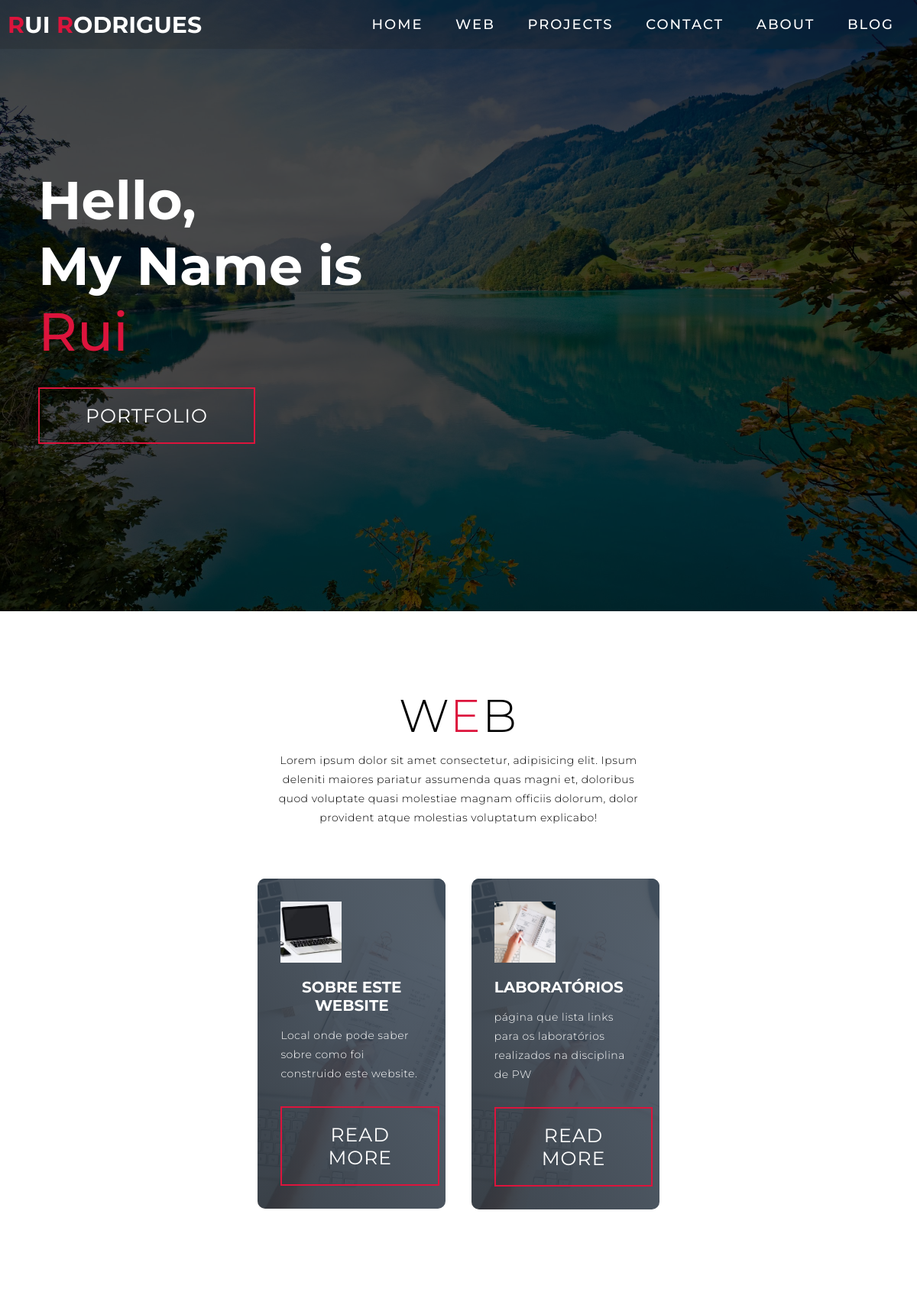
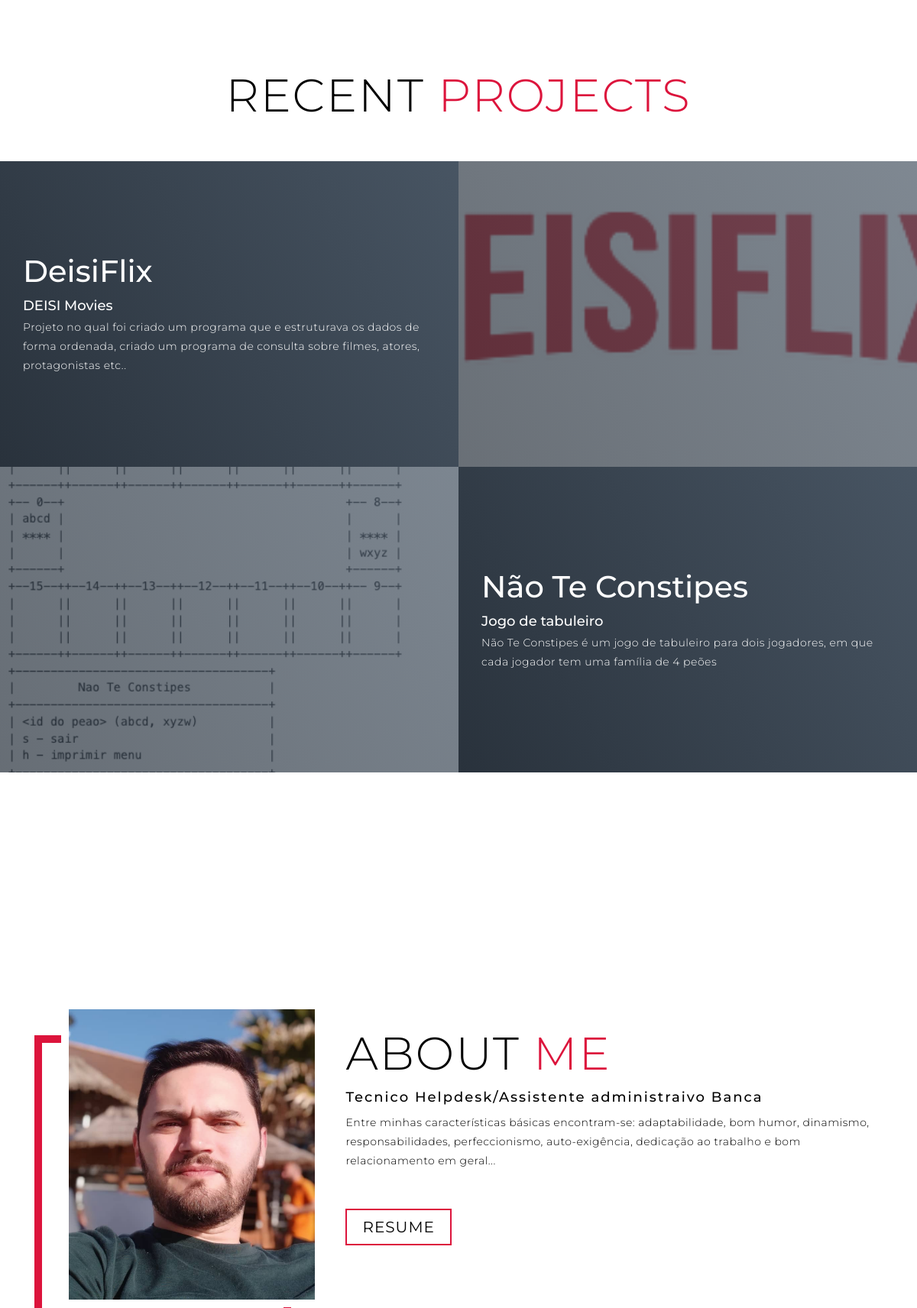
The page / (upper part) on the database its author committed (2 pictures, top to bottom).
### lab8/portfolio/models.py (models this page shows)
class Home_Web(models.Model):
    logo = models.ImageField(upload_to='image', null=True)
    titulo = models.CharField(max_length=20)
    texto = models.CharField(max_length=200)
    url = models.CharField(max_length=250)

class Home_projets(models.Model):
    titulo = models.CharField(max_length=20)
    subtitulo = models.CharField(max_length=20)
    texto = models.CharField(max_length=200)
    url = models.CharField(max_length=250)
    image = models.ImageField(upload_to='image', null=True)

### lab8/portfolio/views.py (the view)
# urls.py: path('', views.home_page_view, name='home'),
def home_page_view(request):
    context = {'home': Home_projets.objects.all(), 'home_web': Home_Web.objects.all()}
    return render(request, 'portfolio/home.html', context)

### Lab8/portfolio/templates/portfolio/home.html (shortened to what this page needs)
{% extends 'portfolio/layout.html' %}
{% block content %}
    <section id="hero">
        <div class="hero container">
            <div>
                <h1>Hello, </h1>
                <h1>My Name is </h1>
                <h1>Rui </h1>
                <a href="#projects" type="button" class="cta">Portfolio</a>
            </div>
        </div>
    </section>
    <section id="services">
        <div class="services container">
            <div class="service-top">
                <h1 class="section-title">W<span>e</span>b</h1>
                <p>Lorem ipsum dolor sit amet consectetur, adipisicing elit. Ipsum deleniti maiores pariatur assumenda
                    quas
                    magni et, doloribus quod voluptate quasi molestiae magnam officiis dolorum, dolor provident atque
                    molestias
                    voluptatum explicabo!</p>
            </div>
            <div class="service-bottom">
                {% for web_content in home_web %}
                    <div class="service-item">
                        {% load static %}
                        <div class="icon"><img src="{{ web_content.logo.url }}" alt=""/></div>
                        <h2>{{ web_content.titulo }} </h2>
                        <p>{{ web_content.texto }}</p>
                        <a href="{{ web_content.url }}" class="cta">read more</a>
                    </div>
                {% endfor %}
            </div>
        </div>
    </section>
    <section id="projects">
        <div class="projects container">
            <div class="projects-header">
                <h1 class="section-title">Recent <span>Projects</span></h1>
            </div>
            <div class="all-projects">
                {% for projeto in home %}
                    <div class="project-item">
                        <div class="project-info">
                            <h1>{{ projeto.titulo }} </h1>
                            <h2>{{ projeto.subtitulo }} </h2>
                            <p>{{ projeto.texto }} </p>
                        </div>
                        <div class="project-img">
                            {% load static %}
                            <img src="{{ projeto.image.url }}" alt="projeto">
                        </div>
                    </div>
                {% endfor %}
            </div>
        </div>
    </section>
    <section id="about">
        <div class="about container">
            <div class="col-left">
                <div class="about-img">
                    <img src="{% static 'portfolio/image/rui.png' %}" alt="img">
                </div>
            </div>
            <div class="col-right">
                <h1 class="section-title">About <span>me</span></h1>
                <h2>Tecnico Helpdesk/Assistente administraivo Banca</h2>
                <p>Entre minhas características básicas encontram-se: adaptabilidade, bom humor, dinamismo,
                    responsabilidades, perfeccionismo, auto-exigência, dedicação ao trabalho e bom relacionamento em
                    geral...</p>
                <a href="about" class="cta"> Resume</a>
            </div>
        </div>
    </section>
{% endblock %}

### rows shown on the page
Home_Web: logo (picture), titulo "SOBRE ESTE WEBSITE", texto "Local onde pode saber sobre como foi construido este website."
Home_Web: logo (picture), titulo "LABORATÓRIOS", texto "página que lista links para os laboratórios realizados na disciplina de PW"
Home_projets: titulo "DeisiFlix", subtitulo "DEISI Movies", texto "Projeto no qual foi criado um programa que e estruturava os dados de forma ordenada, criado um programa de consulta sobre filmes, atores, protagonistas etc..", image (picture)
Home_projets: titulo "Não Te Constipes", subtitulo "Jogo de tabuleiro", texto "Não Te Constipes é um jogo de tabuleiro para dois jogadores, em que cada jogador tem uma família de 4 peões", image (picture)
